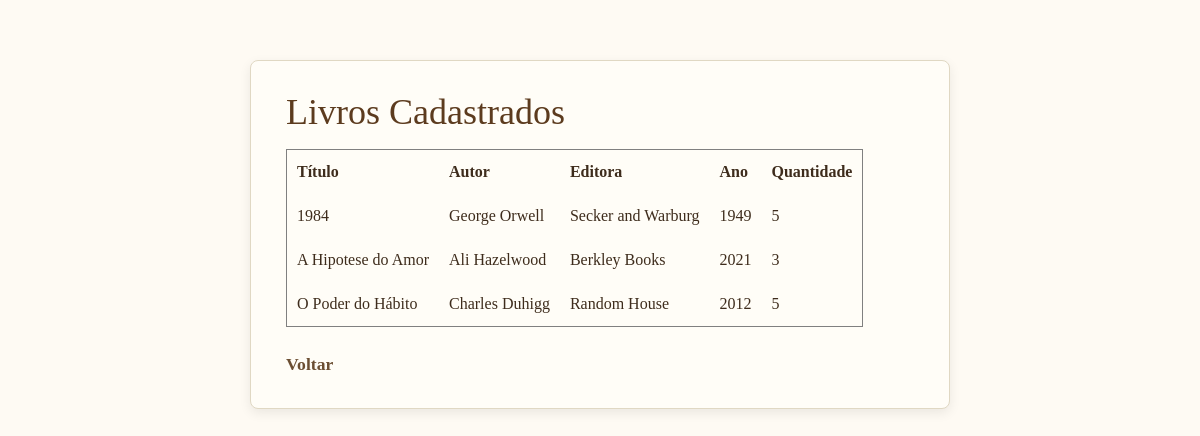
The page /lista.php (signed in) on the database as committed earlier.
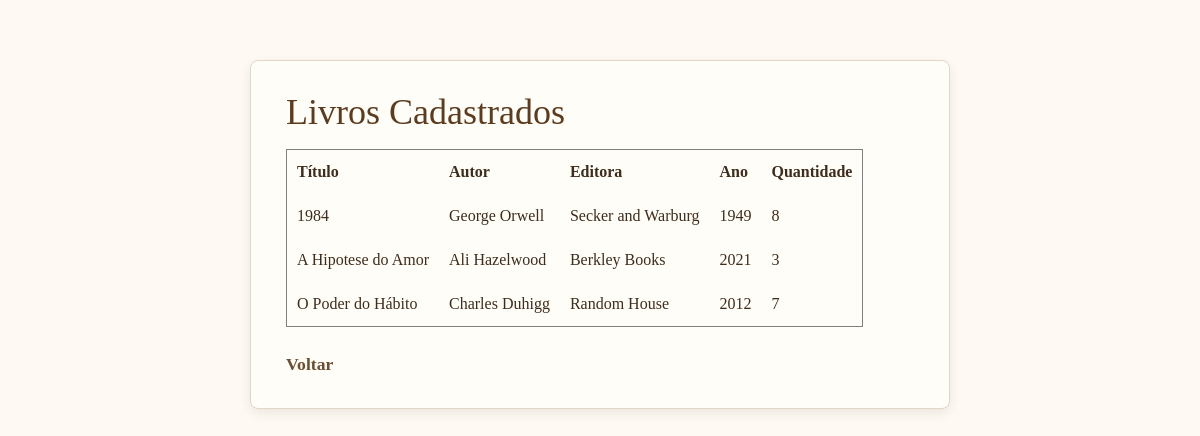
The same page on the database as committed later.
### tables this page shows
CREATE TABLE `livros` (
  `idLivro` int(11) NOT NULL,
  `titulo` varchar(255) NOT NULL,
  `sessao` varchar(30) NOT NULL,
  `autor` varchar(150) NOT NULL,
  `editora` varchar(100) DEFAULT NULL,
  `ano_publicacao` int(11) DEFAULT NULL,
  `quantidade` int(11) NOT NULL,
  `data_cadastro` timestamp NOT NULL DEFAULT current_timestamp()
);

### lista.php (the view, shortened to what this page needs)
<?php
require 'banco.php';
$sql = "SELECT idLivro, titulo, autor, editora, ano_publicacao, quantidade FROM livros ORDER BY titulo ASC";
$resultado = mysqli_query($connect, $sql);
?>
<!DOCTYPE html>
<html lang="pt-BR">
<head>
<link rel="stylesheet" href="css/bootstrap.min.css">
    <link rel="stylesheet" href="css/estilo.css">
</head>
<body>
<div class="container">
    <h2>Livros Cadastrados</h2>
    <table border="1" cellpadding="10" cellspacing="0">
        <thead>
            <tr>
                <th>Título</th>
                <th>Autor</th>
                <th>Editora</th>
                <th>Ano</th>
                <th>Quantidade</th>
            </tr>
        </thead>
        <tbody>
            <?php while ($livro = mysqli_fetch_assoc($resultado)): ?>
                <tr>
                    <td><?= htmlspecialchars($livro['titulo']) ?></td>
                    <td><?= htmlspecialchars($livro['autor']) ?></td>
                    <td><?= htmlspecialchars($livro['editora']) ?></td>
                    <td><?= htmlspecialchars($livro['ano_publicacao']) ?></td>
                    <td><?= htmlspecialchars($livro['quantidade']) ?></td>
                </tr>
            <?php endwhile; ?>
        </tbody>
    </table>
    <br>
    <a href="index.php">Voltar</a>
</div>
</body>
</html>

### css/estilo.css (style rules this page uses)
body { font-family: 'Georgia', serif; background-color: #fefaf3; color: #3e2c1c; margin: 0; padding: 20px; }
.container { max-width: 700px; margin: 40px auto; background: #fffdf7; padding: 30px 35px; border-radius: 8px; box-shadow: 0 4px 12px rgba(0, 0, 0, 0.08); border: 1px solid #e0d8c3; }
h1, h2, h3 { font-size: 2.25rem; color: #5c3b1e; font-family: 'Palatino Linotype', 'Book Antiqua', Palatino, serif; margin-bottom: 15px; }
a { color: #6b4e32 !important; text-decoration: none; font-weight: 600; font-size: 1.10rem; }

Rows that differ between the two databases and show on the page:
changed livros "George Orwell": quantidade "5" → "8"
changed livros "O Poder do Hábito": quantidade "5" → "7"
